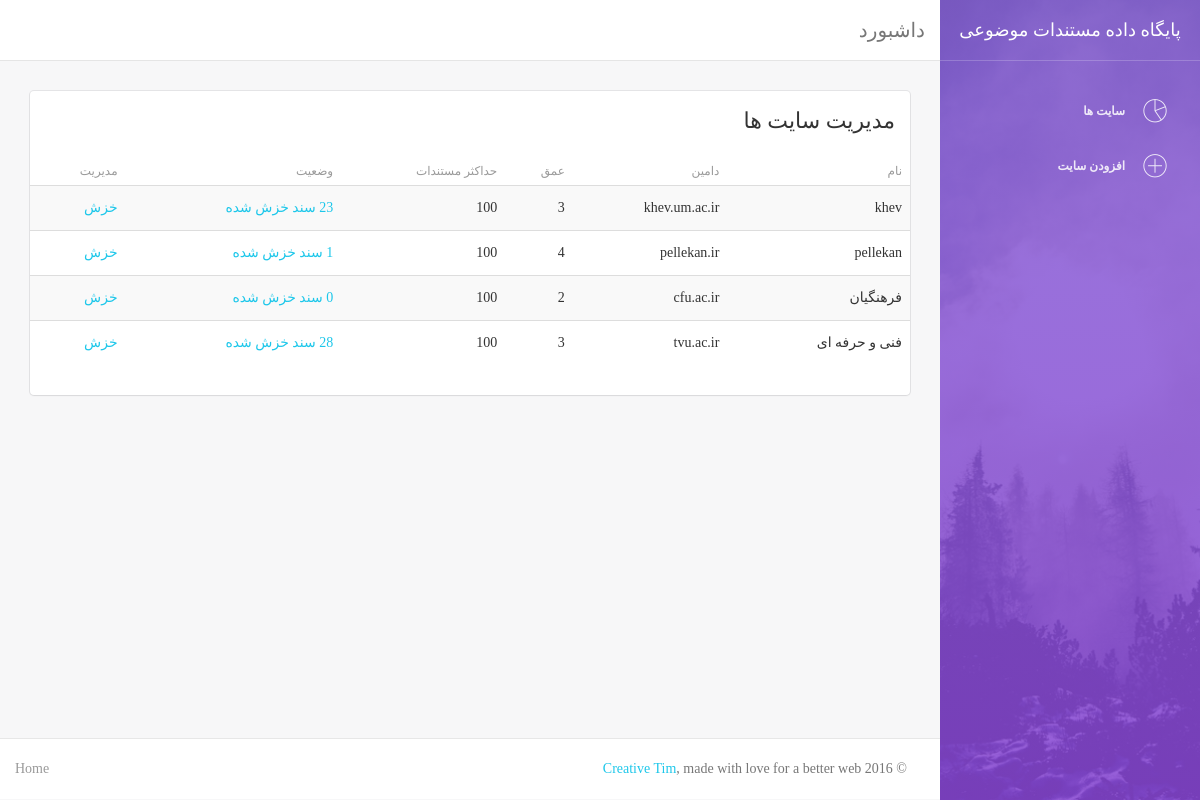
The page / on the database its author committed.
### tables this page shows
CREATE TABLE `sites` (
  `id` int(11) NOT NULL,
  `name` text NOT NULL,
  `domain` text NOT NULL,
  `is_ssl` tinyint(1) NOT NULL DEFAULT '0',
  `depth` int(11) NOT NULL DEFAULT '0',
  `max_docs` int(11) NOT NULL DEFAULT '100',
  `doc_formats` text NOT NULL,
  `status` int(11) NOT NULL DEFAULT '0'
);

### application/controllers/Sites.php (called while the page is built, shortened)
<?php
class Sites extends CI_Controller
    {
        public function index(){
            $data = array();
            $this->load->model('Site');
            $this->load->model('Doc');
            $data['sites'] = $this->Site->get_sites();
            $data['content'] = $this->load->view('sites', $data, true);
            $this->load->view('template/container', $data);
        }
}

### index.php (called while the page is built, shortened)
<?php
require_once BASEPATH.'core/CodeIgniter.php';

### application/models/Site.php (called while the page is built, shortened)
<?php
class Site extends CI_Model
{
    private $table = 'sites';
    public function get_sites(){
        return $this->db->get($this->table)->result();
    }
}

### application/models/Doc.php (called while the page is built, shortened)
<?php
class Doc extends CI_Model
{
    private $table = 'docs';
    public function site_doc_count($site_id){
        return $this->db->where('site_id', $site_id)
            ->from($this->table)
            ->count_all_results();
    }
}

### application/views/sites.php (the view, shortened to what this page needs)
<div class="row">
    <div class="col-md-12">
        <div class="card">
            <div class="header">
                <h4 class="title">مدیریت سایت ها</h4>
            </div>
            <div class="content table-responsive table-full-width">
                <table class="table table-hover table-striped">
                    <thead>
                    <th>نام</th>
                    <th>دامین</th>
                    <th>عمق</th>
                    <th>حداکثر مستندات</th>
                    <th>وضعیت</th>
                    <th>مدیریت</th>
                    </thead>
                    <tbody>
                    <?php
                    foreach ($sites as $site) {
                        echo "<tr>";
                        echo "<td>$site->name</td>";
                        echo "<td>$site->domain</td>";
                        echo "<td>$site->depth</td>";
                        echo "<td>$site->max_docs</td>";
                        echo "<td>";
                        switch ($site->status){
                            case SITE_CRAWLED:
                                echo "<a href='" . site_url('crawler/docs/'.$site->id) . "'>" . $this->Doc->site_doc_count($site->id) . " سند خزش شده" . "</a>";
                        }
                        echo "<td>";
                        echo "<a href='" . site_url('crawler/crawl/'.$site->id) . "'>" . "خزش" . "</a>";
                        echo "</td>";
                        echo "</tr>";
                    }
                    ?>
                    </tbody>
                </table>
            </div>
        </div>
    </div>
</div>

### application/views/template/container.php (shortened to what this page needs)
<!doctype html>
<html lang="en">
<head>
    <?php
    $this->view('template/head');
    ?>
</head>
<body>
<div class="wrapper">
    <?php
    $this->view('template/sidebar');
    ?>
    <div class="main-panel">
        <?php
        $this->view('template/navbar');
        ?>
        <div class="content">
            <div class="container-fluid">
                        <?php
                if (isset($content))
                    echo $content;
                ?>
            </div>
        </div>
        <?php
        $this->view('template/footer');
        ?>
    </div>
</div>
</body>
</html>

### application/views/template/head.php (shortened to what this page needs)
<link href="<?php echo base_url('assets/css/bootstrap.min.css'); ?>" rel="stylesheet" />
<link href="<?php echo base_url('assets/css/bootstrap-rtl.min.css'); ?>" rel="stylesheet" />
<link href="<?php echo base_url('assets/css/animate.min.css'); ?>" rel="stylesheet"/>
<link href="<?php echo base_url('assets/css/light-bootstrap-dashboard.css'); ?>" rel="stylesheet"/>
<link href="<?php echo base_url('assets/css/light-bootstrap-dashboard-rtl.css'); ?>" rel="stylesheet"/>
<link href="<?php echo base_url('assets/css/demo.css'); ?>" rel="stylesheet" />
<link href="http://maxcdn.bootstrapcdn.com/font-awesome/4.2.0/css/font-awesome.min.css" rel="stylesheet">
<link href="<?php echo base_url('assets/css/pe-icon-7-stroke.css'); ?>" rel="stylesheet" />

### application/views/template/sidebar.php
<div class="sidebar" data-color="purple" data-image="assets/img/sidebar-5.jpg">
    <div class="sidebar-wrapper">
        <div class="logo">
            <a href="<?php echo base_url(''); ?>" class="simple-text">
                پایگاه داده مستندات موضوعی
            </a>
        </div>
        <ul class="nav">
            <li>
                <a href="<?php echo site_url('sites'); ?>">
                    <i class="pe-7s-graph"></i>
                    <p>سایت ها</p>
                </a>
            </li>
            <li>
                <a href="<?php echo site_url('sites/add'); ?>">
                    <i class="pe-7s-plus"></i>
                    <p>افزودن سایت</p>
                </a>
            </li>
        </ul>
    </div>
</div>

### application/views/template/navbar.php (shortened to what this page needs)
<nav class="navbar navbar-default navbar-fixed">
    <div class="container-fluid">
        <div class="navbar-header">
            <a class="navbar-brand" href="#">داشبورد</a>
        </div>
        <div class="collapse navbar-collapse">
        </div>
    </div>
</nav>

### application/views/template/footer.php
<footer class="footer">
    <div class="container-fluid">
        <nav class="pull-left">
            <ul>
                <li>
                    <a href="#">
                        Home
                    </a>
                </li>
            </ul>
        </nav>
        <p class="copyright pull-right">
            &copy; 2016 <a href="http://www.creative-tim.com">Creative Tim</a>, made with love for a better web
        </p>
    </div>
</footer>

### rows shown on the page
sites: name "khev", domain "khev.um.ac.ir", depth "3", max_docs "100"
sites: name "pellekan", domain "pellekan.ir", depth "4", max_docs "100"
sites: name "فرهنگیان", domain "cfu.ac.ir", depth "2", max_docs "100", id "0"
sites: name "فنی و حرفه ای", domain "tvu.ac.ir", depth "3", max_docs "100"
